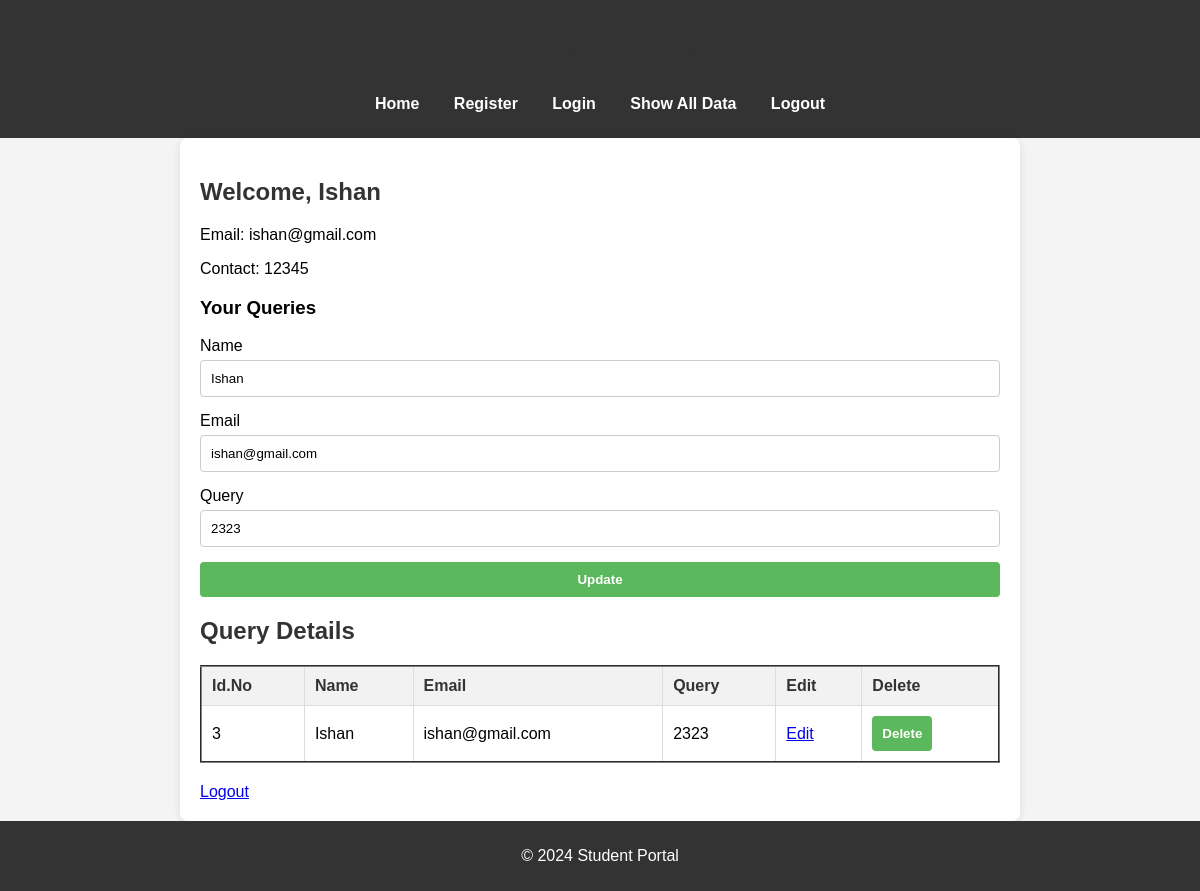
The page /edit/3/ on the database its author committed.
### main_app/models.py (models this page shows)
class Student(models.Model):
    stu_name=models.CharField(max_length=150)
    stu_email=models.EmailField()
    stu_contact=models.IntegerField()
    stu_password=models.CharField(max_length=25)

class Query(models.Model):
    stu_name=models.CharField(max_length=50)
    stu_email=models.EmailField()
    stu_query=models.TextField(max_length=50)

### main_app/views.py (the view, shortened to what this page needs)
# urls.py: path('edit/<int:x>/', views.edit, name='edit'),
def edit(request, x):
    user_data = Query.objects.get(id=x)
    email = user_data.stu_email
    data = Student.objects.get(stu_email=email)
    my_data = {
        'name': data.stu_name,
        'email': data.stu_email,
        'contact': data.stu_contact,
        'password': data.stu_password
    }
    all_query = Query.objects.filter(stu_email=email)
    return render(request, 'dashboard.html', {
        'key': user_data,
        'data': my_data,
        'query_data': all_query
    })

### main_app/templates/dashboard.html (shortened to what this page needs)
{% extends 'base.html' %}
{% load static %}
{% block content %}
<h2>Welcome, {{ data.name }}</h2>
<p>Email: {{ data.email }}</p>
<p>Contact: {{ data.contact }}</p>
<h3>Your Queries</h3>
<body>
    <div class="main">
        <div>
            {% if key %}
            <form action="{% url 'edit' key.id %}" method='post'>
                <label for="name">Name</label>
                <input type="text" id="name" name="name" value="{{ key.stu_name }}" required>
                <label for="email">Email</label>
                <input type="text" id="email" name="email" value="{{ key.stu_email }}" readonly>
                <label for="query">Query</label>
                <input type="text" id="query" name="query" value="{{ key.stu_query }}" required>
                <button type="submit">Update</button>
            </form>
            {% endif %}
        </div>
        <div>
            <h2>Query Details</h2>
            <table border="2">
                <thead>
                    <tr>
                        <th>Id.No</th>
                        <th>Name</th>
                        <th>Email</th>
                        <th>Query</th>
                        <th>Edit</th>
                        <th>Delete</th>
                    </tr>
                </thead>
                <tbody>
                    {% for i in query_data %}
                    <tr>
                        <td>{{ i.id }}</td>
                        <td>{{ i.stu_name }}</td>
                        <td>{{ i.stu_email }}</td>
                        <td>{{ i.stu_query }}</td>
                        <td><a href="{% url 'edit' i.id %}">Edit</a></td>
                        <td>
                            <form action="{% url 'delete' pk=i.id %}" method="post" style="display:inline;">
                                <button type="submit">Delete</button>
                        </td>
                    </tr>
                    {% endfor %}
                </tbody>
            </table>
        </div>
    </div>
</body>
</html>
<a href="{% url 'logout' %}">Logout</a>
{% endblock %}

### static/css/style.css (style rules this page uses)
body { font-family: Arial, sans-serif; margin: 0; padding: 0; background-color: #f4f4f4; }
h1, h2 { color: #333; }
h2 { margin-bottom: 20px; }
form { display: flex; flex-direction: column; }
label { margin-bottom: 5px; }
input[type="text"], input[type="email"], input[type="password"] { padding: 10px; margin-bottom: 15px; border: 1px solid #ccc; border-radius: 4px; }
button { padding: 10px; background-color: #5cb85c; color: white; border: none; border-radius: 4px; cursor: pointer; font-weight: bold; }
table { width: 100%; border-collapse: collapse; margin: 20px 0; }
th, td { border: 1px solid #ddd; padding: 10px; text-align: left; }
th { background-color: #f2f2f2; color: #333; }

### rows shown on the page
Student: name "Ishan", email "ishan@gmail.com"
Query: name "Ishan", email "ishan@gmail.com", query "2323", id "3", stu_name "Ishan", stu_email "ishan@gmail.com", stu_query "2323"

### other values the page prints
{{ data.contact }} "12345"
